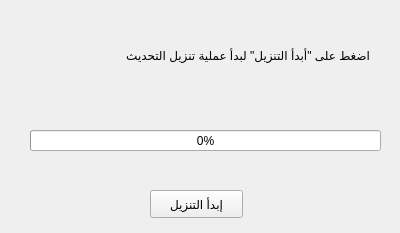
<?xml version="1.0" encoding="UTF-8"?>
<ui version="4.0">
 <class>Form</class>
 <widget class="QWidget" name="Form">
  <property name="geometry">
   <rect>
    <x>0</x>
    <y>0</y>
    <width>400</width>
    <height>233</height>
   </rect>
  </property>
  <property name="windowTitle">
   <string>تنزيل تحدبث البرنامج</string>
  </property>
  <widget class="QPushButton" name="button">
   <property name="geometry">
    <rect>
     <x>150</x>
     <y>190</y>
     <width>93</width>
     <height>28</height>
    </rect>
   </property>
   <property name="text">
    <string>إبدأ التنزيل</string>
   </property>
  </widget>
  <widget class="QProgressBar" name="progressBar">
   <property name="geometry">
    <rect>
     <x>30</x>
     <y>130</y>
     <width>351</width>
     <height>21</height>
    </rect>
   </property>
   <property name="value">
    <number>0</number>
   </property>
  </widget>
  <widget class="QLabel" name="label">
   <property name="geometry">
    <rect>
     <x>19</x>
     <y>30</y>
     <width>351</width>
     <height>50</height>
    </rect>
   </property>
   <property name="text">
    <string>اضغط على &quot;أبدأ التنزيل&quot; لبدأ عملية تنزيل التحديث</string>
   </property>
  </widget>
 </widget>
 <resources/>
 <connections/>
</ui>
